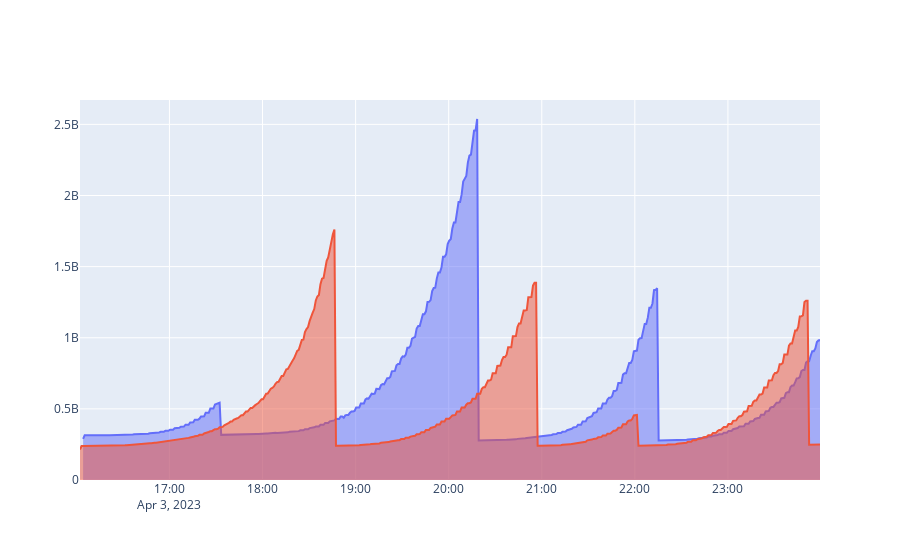

Notebook cell for this chart:
### Code cell
m = (
    scan_chronicle_metrics("./data", "2023/04/03")
    .metrics.plot("rstudio_system_memory_used", service = "workbench-metrics", alias = "memory")
)
assert type(m) == go.Figure
m

### Figure 1 — Plotly figure (JSON) as saved in the notebook; plotly's stock layout.template omitted (floating-point values rounded to 4 significant figures; data arrays with more than 128 entries replaced by an {"elided": "..."} marker saying what was removed)
{"data": [{"fill": "tozeroy", "name": "rstudio-workbench-6b9658c77f-29kqx", "type": "scatter", "x": {"elided": "476 str values"}, "y": {"elided": "476 int values"}}, {"fill": "tozeroy", "name": "rstudio-workbench-6b9658c77f-mn8hj", "type": "scatter", "x": {"elided": "478 str values"}, "y": {"elided": "478 int values"}}], "layout": {"showlegend": false}}
